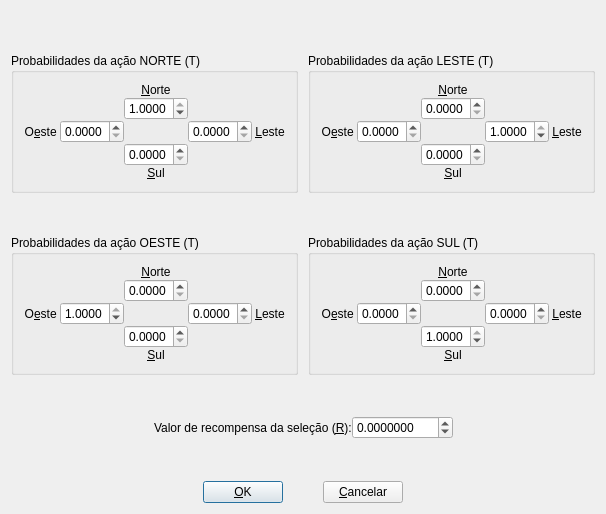
<ui version="4.0" >
 <class>frmOpcoesSelecao</class>
 <widget class="QWidget" name="frmOpcoesSelecao" >
  <property name="geometry" >
   <rect>
    <x>0</x>
    <y>0</y>
    <width>590</width>
    <height>514</height>
   </rect>
  </property>
  <property name="windowTitle" >
   <string>Form</string>
  </property>
  <layout class="QVBoxLayout" >
   <property name="spacing" >
    <number>0</number>
   </property>
   <item>
    <spacer>
     <property name="orientation" >
      <enum>Qt::Vertical</enum>
     </property>
     <property name="sizeType" >
      <enum>QSizePolicy::MinimumExpanding</enum>
     </property>
     <property name="sizeHint" >
      <size>
       <width>0</width>
       <height>0</height>
      </size>
     </property>
    </spacer>
   </item>
   <item>
    <layout class="QHBoxLayout" >
     <property name="spacing" >
      <number>0</number>
     </property>
     <item>
      <spacer>
       <property name="orientation" >
        <enum>Qt::Horizontal</enum>
       </property>
       <property name="sizeType" >
        <enum>QSizePolicy::MinimumExpanding</enum>
       </property>
       <property name="sizeHint" >
        <size>
         <width>0</width>
         <height>0</height>
        </size>
       </property>
      </spacer>
     </item>
     <item>
      <widget class="QGroupBox" name="grpNorte" >
       <property name="title" >
        <string>Probabilidades da ação NORTE (T)</string>
       </property>
       <layout class="QGridLayout" >
        <property name="leftMargin" >
         <number>0</number>
        </property>
        <property name="topMargin" >
         <number>0</number>
        </property>
        <property name="rightMargin" >
         <number>0</number>
        </property>
        <property name="bottomMargin" >
         <number>0</number>
        </property>
        <property name="horizontalSpacing" >
         <number>0</number>
        </property>
        <property name="verticalSpacing" >
         <number>0</number>
        </property>
        <item row="0" column="1" >
         <layout class="QVBoxLayout" >
          <property name="spacing" >
           <number>0</number>
          </property>
          <property name="topMargin" >
           <number>10</number>
          </property>
          <item>
           <widget class="QLabel" name="lblNorteNorte" >
            <property name="toolTip" >
             <string>Probabilidade de o agente ir para o norte ao disparar a ação NORTE.</string>
            </property>
            <property name="text" >
             <string>&amp;Norte</string>
            </property>
            <property name="alignment" >
             <set>Qt::AlignBottom|Qt::AlignHCenter</set>
            </property>
            <property name="buddy" >
             <cstring>dspbNorteNorte</cstring>
            </property>
           </widget>
          </item>
          <item>
           <widget class="QDoubleSpinBox" name="dspbNorteNorte" >
            <property name="toolTip" >
             <string>Probabilidade de o agente ir para o norte ao disparar a ação NORTE.</string>
            </property>
            <property name="decimals" >
             <number>4</number>
            </property>
            <property name="maximum" >
             <double>1.000000000000000</double>
            </property>
            <property name="singleStep" >
             <double>0.010000000000000</double>
            </property>
            <property name="value" >
             <double>1.000000000000000</double>
            </property>
           </widget>
          </item>
         </layout>
        </item>
        <item row="1" column="0" >
         <layout class="QHBoxLayout" >
          <property name="spacing" >
           <number>0</number>
          </property>
          <property name="leftMargin" >
           <number>10</number>
          </property>
          <item>
           <widget class="QLabel" name="lblNorteOeste" >
            <property name="toolTip" >
             <string>Probabilidade de o agente ir para o oeste ao disparar a ação NORTE.</string>
            </property>
            <property name="text" >
             <string>O&amp;este </string>
            </property>
            <property name="alignment" >
             <set>Qt::AlignRight|Qt::AlignTrailing|Qt::AlignVCenter</set>
            </property>
            <property name="buddy" >
             <cstring>dspbNorteOeste</cstring>
            </property>
           </widget>
          </item>
          <item>
           <widget class="QDoubleSpinBox" name="dspbNorteOeste" >
            <property name="toolTip" >
             <string>Probabilidade de o agente ir para o oeste ao disparar a ação NORTE.</string>
            </property>
            <property name="decimals" >
             <number>4</number>
            </property>
            <property name="maximum" >
             <double>1.000000000000000</double>
            </property>
            <property name="singleStep" >
             <double>0.010000000000000</double>
            </property>
            <property name="value" >
             <double>0.000000000000000</double>
            </property>
           </widget>
          </item>
         </layout>
        </item>
        <item row="1" column="1" >
         <widget class="QLabel" name="lblFiguraNorte" >
          <property name="text" >
           <string/>
          </property>
          <property name="pixmap" >
           <pixmap resource="agente_g.qrc" >:/seta-cima.png</pixmap>
          </property>
          <property name="alignment" >
           <set>Qt::AlignCenter</set>
          </property>
         </widget>
        </item>
        <item row="1" column="2" >
         <layout class="QHBoxLayout" >
          <property name="spacing" >
           <number>0</number>
          </property>
          <property name="rightMargin" >
           <number>10</number>
          </property>
          <item>
           <widget class="QDoubleSpinBox" name="dspbNorteLeste" >
            <property name="toolTip" >
             <string>Probabilidade de o agente ir para o leste ao disparar a ação NORTE.</string>
            </property>
            <property name="decimals" >
             <number>4</number>
            </property>
            <property name="maximum" >
             <double>1.000000000000000</double>
            </property>
            <property name="singleStep" >
             <double>0.010000000000000</double>
            </property>
            <property name="value" >
             <double>0.000000000000000</double>
            </property>
           </widget>
          </item>
          <item>
           <widget class="QLabel" name="lblNorteLeste" >
            <property name="toolTip" >
             <string>Probabilidade de o agente ir para o leste ao disparar a ação NORTE.</string>
            </property>
            <property name="text" >
             <string> &amp;Leste</string>
            </property>
            <property name="buddy" >
             <cstring>dspbNorteLeste</cstring>
            </property>
           </widget>
          </item>
         </layout>
        </item>
        <item row="2" column="1" >
         <layout class="QVBoxLayout" >
          <property name="spacing" >
           <number>0</number>
          </property>
          <property name="bottomMargin" >
           <number>10</number>
          </property>
          <item>
           <widget class="QDoubleSpinBox" name="dspbNorteSul" >
            <property name="toolTip" >
             <string>Probabilidade de o agente ir para o sul ao disparar a ação NORTE.</string>
            </property>
            <property name="decimals" >
             <number>4</number>
            </property>
            <property name="maximum" >
             <double>1.000000000000000</double>
            </property>
            <property name="singleStep" >
             <double>0.010000000000000</double>
            </property>
            <property name="value" >
             <double>0.000000000000000</double>
            </property>
           </widget>
          </item>
          <item>
           <widget class="QLabel" name="lblNorteSul" >
            <property name="toolTip" >
             <string>Probabilidade de o agente ir para o sul ao disparar a ação NORTE.</string>
            </property>
            <property name="text" >
             <string>&amp;Sul</string>
            </property>
            <property name="alignment" >
             <set>Qt::AlignHCenter|Qt::AlignTop</set>
            </property>
            <property name="buddy" >
             <cstring>dspbNorteSul</cstring>
            </property>
           </widget>
          </item>
         </layout>
        </item>
       </layout>
      </widget>
     </item>
     <item>
      <spacer>
       <property name="orientation" >
        <enum>Qt::Horizontal</enum>
       </property>
       <property name="sizeType" >
        <enum>QSizePolicy::MinimumExpanding</enum>
       </property>
       <property name="sizeHint" >
        <size>
         <width>10</width>
         <height>10</height>
        </size>
       </property>
      </spacer>
     </item>
     <item>
      <widget class="QGroupBox" name="grpLeste" >
       <property name="title" >
        <string>Probabilidades da ação LESTE (T)</string>
       </property>
       <layout class="QGridLayout" >
        <property name="leftMargin" >
         <number>0</number>
        </property>
        <property name="topMargin" >
         <number>0</number>
        </property>
        <property name="rightMargin" >
         <number>0</number>
        </property>
        <property name="bottomMargin" >
         <number>0</number>
        </property>
        <property name="horizontalSpacing" >
         <number>0</number>
        </property>
        <property name="verticalSpacing" >
         <number>0</number>
        </property>
        <item row="0" column="1" >
         <layout class="QVBoxLayout" >
          <property name="spacing" >
           <number>0</number>
          </property>
          <property name="topMargin" >
           <number>10</number>
          </property>
          <item>
           <widget class="QLabel" name="lblLesteNorte" >
            <property name="toolTip" >
             <string>Probabilidade de o agente ir para o norte ao disparar a ação LESTE.</string>
            </property>
            <property name="text" >
             <string>&amp;Norte</string>
            </property>
            <property name="alignment" >
             <set>Qt::AlignBottom|Qt::AlignHCenter</set>
            </property>
            <property name="buddy" >
             <cstring>dspbLesteNorte</cstring>
            </property>
           </widget>
          </item>
          <item>
           <widget class="QDoubleSpinBox" name="dspbLesteNorte" >
            <property name="toolTip" >
             <string>Probabilidade de o agente ir para o norte ao disparar a ação LESTE.</string>
            </property>
            <property name="decimals" >
             <number>4</number>
            </property>
            <property name="maximum" >
             <double>1.000000000000000</double>
            </property>
            <property name="singleStep" >
             <double>0.010000000000000</double>
            </property>
            <property name="value" >
             <double>0.000000000000000</double>
            </property>
           </widget>
          </item>
         </layout>
        </item>
        <item row="1" column="0" >
         <layout class="QHBoxLayout" >
          <property name="spacing" >
           <number>0</number>
          </property>
          <property name="leftMargin" >
           <number>10</number>
          </property>
          <item>
           <widget class="QLabel" name="lblLesteOeste" >
            <property name="toolTip" >
             <string>Probabilidade de o agente ir para o oeste ao disparar a ação LESTE.</string>
            </property>
            <property name="text" >
             <string>O&amp;este </string>
            </property>
            <property name="alignment" >
             <set>Qt::AlignRight|Qt::AlignTrailing|Qt::AlignVCenter</set>
            </property>
            <property name="buddy" >
             <cstring>dspbLesteOeste</cstring>
            </property>
           </widget>
          </item>
          <item>
           <widget class="QDoubleSpinBox" name="dspbLesteOeste" >
            <property name="toolTip" >
             <string>Probabilidade de o agente ir para o oeste ao disparar a ação LESTE.</string>
            </property>
            <property name="decimals" >
             <number>4</number>
            </property>
            <property name="maximum" >
             <double>1.000000000000000</double>
            </property>
            <property name="singleStep" >
             <double>0.010000000000000</double>
            </property>
            <property name="value" >
             <double>0.000000000000000</double>
            </property>
           </widget>
          </item>
         </layout>
        </item>
        <item row="1" column="1" >
         <widget class="QLabel" name="lblFiguraLeste" >
          <property name="text" >
           <string/>
          </property>
          <property name="pixmap" >
           <pixmap resource="agente_g.qrc" >:/seta-direita.png</pixmap>
          </property>
          <property name="alignment" >
           <set>Qt::AlignCenter</set>
          </property>
         </widget>
        </item>
        <item row="1" column="2" >
         <layout class="QHBoxLayout" >
          <property name="spacing" >
           <number>0</number>
          </property>
          <property name="rightMargin" >
           <number>10</number>
          </property>
          <item>
           <widget class="QDoubleSpinBox" name="dspbLesteLeste" >
            <property name="toolTip" >
             <string>Probabilidade de o agente ir para o leste ao disparar a ação LESTE.</string>
            </property>
            <property name="decimals" >
             <number>4</number>
            </property>
            <property name="maximum" >
             <double>1.000000000000000</double>
            </property>
            <property name="singleStep" >
             <double>0.010000000000000</double>
            </property>
            <property name="value" >
             <double>1.000000000000000</double>
            </property>
           </widget>
          </item>
          <item>
           <widget class="QLabel" name="lblLesteLeste" >
            <property name="toolTip" >
             <string>Probabilidade de o agente ir para o leste ao disparar a ação LESTE.</string>
            </property>
            <property name="text" >
             <string> &amp;Leste</string>
            </property>
            <property name="buddy" >
             <cstring>dspbLesteLeste</cstring>
            </property>
           </widget>
          </item>
         </layout>
        </item>
        <item row="2" column="1" >
         <layout class="QVBoxLayout" >
          <property name="spacing" >
           <number>0</number>
          </property>
          <property name="bottomMargin" >
           <number>10</number>
          </property>
          <item>
           <widget class="QDoubleSpinBox" name="dspbLesteSul" >
            <property name="toolTip" >
             <string>Probabilidade de o agente ir para o sul ao disparar a ação LESTE.</string>
            </property>
            <property name="decimals" >
             <number>4</number>
            </property>
            <property name="maximum" >
             <double>1.000000000000000</double>
            </property>
            <property name="singleStep" >
             <double>0.010000000000000</double>
            </property>
            <property name="value" >
             <double>0.000000000000000</double>
            </property>
           </widget>
          </item>
          <item>
           <widget class="QLabel" name="lblLesteSul" >
            <property name="toolTip" >
             <string>Probabilidade de o agente ir para o sul ao disparar a ação LESTE.</string>
            </property>
            <property name="text" >
             <string>&amp;Sul</string>
            </property>
            <property name="alignment" >
             <set>Qt::AlignHCenter|Qt::AlignTop</set>
            </property>
            <property name="buddy" >
             <cstring>dspbLesteSul</cstring>
            </property>
           </widget>
          </item>
         </layout>
        </item>
       </layout>
      </widget>
     </item>
     <item>
      <spacer>
       <property name="orientation" >
        <enum>Qt::Horizontal</enum>
       </property>
       <property name="sizeType" >
        <enum>QSizePolicy::MinimumExpanding</enum>
       </property>
       <property name="sizeHint" >
        <size>
         <width>0</width>
         <height>0</height>
        </size>
       </property>
      </spacer>
     </item>
    </layout>
   </item>
   <item>
    <spacer>
     <property name="orientation" >
      <enum>Qt::Vertical</enum>
     </property>
     <property name="sizeType" >
      <enum>QSizePolicy::MinimumExpanding</enum>
     </property>
     <property name="sizeHint" >
      <size>
       <width>0</width>
       <height>0</height>
      </size>
     </property>
    </spacer>
   </item>
   <item>
    <layout class="QHBoxLayout" >
     <property name="spacing" >
      <number>0</number>
     </property>
     <item>
      <spacer>
       <property name="orientation" >
        <enum>Qt::Horizontal</enum>
       </property>
       <property name="sizeType" >
        <enum>QSizePolicy::MinimumExpanding</enum>
       </property>
       <property name="sizeHint" >
        <size>
         <width>0</width>
         <height>0</height>
        </size>
       </property>
      </spacer>
     </item>
     <item>
      <widget class="QGroupBox" name="grpOeste" >
       <property name="title" >
        <string>Probabilidades da ação OESTE (T)</string>
       </property>
       <layout class="QGridLayout" >
        <property name="leftMargin" >
         <number>0</number>
        </property>
        <property name="topMargin" >
         <number>0</number>
        </property>
        <property name="rightMargin" >
         <number>0</number>
        </property>
        <property name="bottomMargin" >
         <number>0</number>
        </property>
        <property name="horizontalSpacing" >
         <number>0</number>
        </property>
        <property name="verticalSpacing" >
         <number>0</number>
        </property>
        <item row="0" column="1" >
         <layout class="QVBoxLayout" >
          <property name="spacing" >
           <number>0</number>
          </property>
          <property name="topMargin" >
           <number>10</number>
          </property>
          <item>
           <widget class="QLabel" name="lblOesteNorte" >
            <property name="toolTip" >
             <string>Probabilidade de o agente ir para o norte ao disparar a ação OESTE.</string>
            </property>
            <property name="text" >
             <string>&amp;Norte</string>
            </property>
            <property name="alignment" >
             <set>Qt::AlignBottom|Qt::AlignHCenter</set>
            </property>
            <property name="buddy" >
             <cstring>dspbOesteNorte</cstring>
            </property>
           </widget>
          </item>
          <item>
           <widget class="QDoubleSpinBox" name="dspbOesteNorte" >
            <property name="toolTip" >
             <string>Probabilidade de o agente ir para o norte ao disparar a ação OESTE.</string>
            </property>
            <property name="decimals" >
             <number>4</number>
            </property>
            <property name="maximum" >
             <double>1.000000000000000</double>
            </property>
            <property name="singleStep" >
             <double>0.010000000000000</double>
            </property>
            <property name="value" >
             <double>0.000000000000000</double>
            </property>
           </widget>
          </item>
         </layout>
        </item>
        <item row="1" column="0" >
         <layout class="QHBoxLayout" >
          <property name="spacing" >
           <number>0</number>
          </property>
          <property name="leftMargin" >
           <number>10</number>
          </property>
          <item>
           <widget class="QLabel" name="lblOesteOeste" >
            <property name="toolTip" >
             <string>Probabilidade de o agente ir para o oeste ao disparar a ação OESTE.</string>
            </property>
            <property name="autoFillBackground" >
             <bool>false</bool>
            </property>
            <property name="text" >
             <string>O&amp;este </string>
            </property>
            <property name="alignment" >
             <set>Qt::AlignRight|Qt::AlignTrailing|Qt::AlignVCenter</set>
            </property>
            <property name="buddy" >
             <cstring>dspbOesteOeste</cstring>
            </property>
           </widget>
          </item>
          <item>
           <widget class="QDoubleSpinBox" name="dspbOesteOeste" >
            <property name="toolTip" >
             <string>Probabilidade de o agente ir para o oeste ao disparar a ação OESTE.</string>
            </property>
            <property name="decimals" >
             <number>4</number>
            </property>
            <property name="maximum" >
             <double>1.000000000000000</double>
            </property>
            <property name="singleStep" >
             <double>0.010000000000000</double>
            </property>
            <property name="value" >
             <double>1.000000000000000</double>
            </property>
           </widget>
          </item>
         </layout>
        </item>
        <item row="1" column="1" >
         <widget class="QLabel" name="lblFiguraOeste" >
          <property name="text" >
           <string/>
          </property>
          <property name="pixmap" >
           <pixmap resource="agente_g.qrc" >:/seta-esquerda.png</pixmap>
          </property>
          <property name="alignment" >
           <set>Qt::AlignCenter</set>
          </property>
         </widget>
        </item>
        <item row="1" column="2" >
         <layout class="QHBoxLayout" >
          <property name="spacing" >
           <number>0</number>
          </property>
          <property name="rightMargin" >
           <number>10</number>
          </property>
          <item>
           <widget class="QDoubleSpinBox" name="dspbOesteLeste" >
            <property name="toolTip" >
             <string>Probabilidade de o agente ir para o leste ao disparar a ação OESTE.</string>
            </property>
            <property name="decimals" >
             <number>4</number>
            </property>
            <property name="maximum" >
             <double>1.000000000000000</double>
            </property>
            <property name="singleStep" >
             <double>0.010000000000000</double>
            </property>
            <property name="value" >
             <double>0.000000000000000</double>
            </property>
           </widget>
          </item>
          <item>
           <widget class="QLabel" name="lblOesteLeste" >
            <property name="toolTip" >
             <string>Probabilidade de o agente ir para o leste ao disparar a ação OESTE.</string>
            </property>
            <property name="text" >
             <string> &amp;Leste</string>
            </property>
            <property name="buddy" >
             <cstring>dspbOesteLeste</cstring>
            </property>
           </widget>
          </item>
         </layout>
        </item>
        <item row="2" column="1" >
         <layout class="QVBoxLayout" >
          <property name="spacing" >
           <number>0</number>
          </property>
          <property name="bottomMargin" >
           <number>10</number>
          </property>
          <item>
           <widget class="QDoubleSpinBox" name="dspbOesteSul" >
            <property name="toolTip" >
             <string>Probabilidade de o agente ir para o sul ao disparar a ação OESTE.</string>
            </property>
            <property name="decimals" >
             <number>4</number>
            </property>
            <property name="maximum" >
             <double>1.000000000000000</double>
            </property>
            <property name="singleStep" >
             <double>0.010000000000000</double>
            </property>
            <property name="value" >
             <double>0.000000000000000</double>
            </property>
           </widget>
          </item>
          <item>
           <widget class="QLabel" name="lblOesteSul" >
            <property name="toolTip" >
             <string>Probabilidade de o agente ir para o sul ao disparar a ação OESTE.</string>
            </property>
            <property name="text" >
             <string>&amp;Sul</string>
            </property>
            <property name="alignment" >
             <set>Qt::AlignHCenter|Qt::AlignTop</set>
            </property>
            <property name="buddy" >
             <cstring>dspbOesteSul</cstring>
            </property>
           </widget>
          </item>
         </layout>
        </item>
       </layout>
      </widget>
     </item>
     <item>
      <spacer>
       <property name="orientation" >
        <enum>Qt::Horizontal</enum>
       </property>
       <property name="sizeType" >
        <enum>QSizePolicy::MinimumExpanding</enum>
       </property>
       <property name="sizeHint" >
        <size>
         <width>10</width>
         <height>10</height>
        </size>
       </property>
      </spacer>
     </item>
     <item>
      <widget class="QGroupBox" name="grpSul" >
       <property name="title" >
        <string>Probabilidades da ação SUL (T)</string>
       </property>
       <layout class="QGridLayout" >
        <property name="leftMargin" >
         <number>0</number>
        </property>
        <property name="topMargin" >
         <number>0</number>
        </property>
        <property name="rightMargin" >
         <number>0</number>
        </property>
        <property name="bottomMargin" >
         <number>0</number>
        </property>
        <property name="horizontalSpacing" >
         <number>0</number>
        </property>
        <property name="verticalSpacing" >
         <number>0</number>
        </property>
        <item row="0" column="1" >
         <layout class="QVBoxLayout" >
          <property name="spacing" >
           <number>0</number>
          </property>
          <property name="topMargin" >
           <number>10</number>
          </property>
          <item>
           <widget class="QLabel" name="lblSulNorte" >
            <property name="toolTip" >
             <string>Probabilidade de o agente ir para o norte ao disparar a ação SUL.</string>
            </property>
            <property name="text" >
             <string>&amp;Norte</string>
            </property>
            <property name="alignment" >
             <set>Qt::AlignBottom|Qt::AlignHCenter</set>
            </property>
            <property name="buddy" >
             <cstring>dspbSulNorte</cstring>
            </property>
           </widget>
          </item>
          <item>
           <widget class="QDoubleSpinBox" name="dspbSulNorte" >
            <property name="toolTip" >
             <string>Probabilidade de o agente ir para o norte ao disparar a ação SUL.</string>
            </property>
            <property name="decimals" >
             <number>4</number>
            </property>
            <property name="maximum" >
             <double>1.000000000000000</double>
            </property>
            <property name="singleStep" >
             <double>0.010000000000000</double>
            </property>
            <property name="value" >
             <double>0.000000000000000</double>
            </property>
           </widget>
          </item>
         </layout>
        </item>
        <item row="1" column="0" >
         <layout class="QHBoxLayout" >
          <property name="spacing" >
           <number>0</number>
          </property>
          <property name="leftMargin" >
           <number>10</number>
          </property>
          <item>
           <widget class="QLabel" name="lblSulOeste" >
            <property name="toolTip" >
             <string>Probabilidade de o agente ir para o oeste ao disparar a ação SUL.</string>
            </property>
            <property name="text" >
             <string>O&amp;este </string>
            </property>
            <property name="alignment" >
             <set>Qt::AlignRight|Qt::AlignTrailing|Qt::AlignVCenter</set>
            </property>
            <property name="buddy" >
             <cstring>dspbSulOeste</cstring>
            </property>
           </widget>
          </item>
          <item>
           <widget class="QDoubleSpinBox" name="dspbSulOeste" >
            <property name="toolTip" >
             <string>Probabilidade de o agente ir para o oeste ao disparar a ação SUL.</string>
            </property>
            <property name="decimals" >
             <number>4</number>
            </property>
            <property name="maximum" >
             <double>1.000000000000000</double>
            </property>
            <property name="singleStep" >
             <double>0.010000000000000</double>
            </property>
            <property name="value" >
             <double>0.000000000000000</double>
            </property>
           </widget>
          </item>
         </layout>
        </item>
        <item row="1" column="1" >
         <widget class="QLabel" name="lblFiguraSul" >
          <property name="text" >
           <string/>
          </property>
          <property name="pixmap" >
           <pixmap resource="agente_g.qrc" >:/seta-baixo.png</pixmap>
          </property>
          <property name="alignment" >
           <set>Qt::AlignCenter</set>
          </property>
         </widget>
        </item>
        <item row="1" column="2" >
         <layout class="QHBoxLayout" >
          <property name="spacing" >
           <number>0</number>
          </property>
          <property name="rightMargin" >
           <number>10</number>
          </property>
          <item>
           <widget class="QDoubleSpinBox" name="dspbSulLeste" >
            <property name="toolTip" >
             <string>Probabilidade de o agente ir para o leste ao disparar a ação SUL.</string>
            </property>
            <property name="decimals" >
             <number>4</number>
            </property>
            <property name="maximum" >
             <double>1.000000000000000</double>
            </property>
            <property name="singleStep" >
             <double>0.010000000000000</double>
            </property>
            <property name="value" >
             <double>0.000000000000000</double>
            </property>
           </widget>
          </item>
          <item>
           <widget class="QLabel" name="lblSulLeste" >
            <property name="toolTip" >
             <string>Probabilidade de o agente ir para o leste ao disparar a ação SUL.</string>
            </property>
            <property name="text" >
             <string> &amp;Leste</string>
            </property>
            <property name="buddy" >
             <cstring>dspbSulLeste</cstring>
            </property>
           </widget>
          </item>
         </layout>
        </item>
        <item row="2" column="1" >
         <layout class="QVBoxLayout" >
          <property name="spacing" >
           <number>0</number>
          </property>
          <property name="bottomMargin" >
           <number>10</number>
          </property>
          <item>
           <widget class="QDoubleSpinBox" name="dspbSulSul" >
            <property name="toolTip" >
             <string>Probabilidade de o agente ir para o sul ao disparar a ação SUL.</string>
            </property>
            <property name="decimals" >
             <number>4</number>
            </property>
            <property name="maximum" >
             <double>1.000000000000000</double>
            </property>
            <property name="singleStep" >
             <double>0.010000000000000</double>
            </property>
            <property name="value" >
             <double>1.000000000000000</double>
            </property>
           </widget>
          </item>
          <item>
           <widget class="QLabel" name="lblSulSul" >
            <property name="toolTip" >
             <string>Probabilidade de o agente ir para o sul ao disparar a ação SUL.</string>
            </property>
            <property name="text" >
             <string>&amp;Sul</string>
            </property>
            <property name="alignment" >
             <set>Qt::AlignHCenter|Qt::AlignTop</set>
            </property>
            <property name="buddy" >
             <cstring>dspbSulSul</cstring>
            </property>
           </widget>
          </item>
         </layout>
        </item>
       </layout>
      </widget>
     </item>
     <item>
      <spacer>
       <property name="orientation" >
        <enum>Qt::Horizontal</enum>
       </property>
       <property name="sizeType" >
        <enum>QSizePolicy::MinimumExpanding</enum>
       </property>
       <property name="sizeHint" >
        <size>
         <width>0</width>
         <height>0</height>
        </size>
       </property>
      </spacer>
     </item>
    </layout>
   </item>
   <item>
    <spacer>
     <property name="orientation" >
      <enum>Qt::Vertical</enum>
     </property>
     <property name="sizeType" >
      <enum>QSizePolicy::MinimumExpanding</enum>
     </property>
     <property name="sizeHint" >
      <size>
       <width>0</width>
       <height>0</height>
      </size>
     </property>
    </spacer>
   </item>
   <item>
    <layout class="QHBoxLayout" >
     <item>
      <spacer>
       <property name="orientation" >
        <enum>Qt::Horizontal</enum>
       </property>
       <property name="sizeType" >
        <enum>QSizePolicy::MinimumExpanding</enum>
       </property>
       <property name="sizeHint" >
        <size>
         <width>0</width>
         <height>0</height>
        </size>
       </property>
      </spacer>
     </item>
     <item>
      <widget class="QLabel" name="lblRecompensa" >
       <property name="toolTip" >
        <string>Valor de recompensa da seleção</string>
       </property>
       <property name="text" >
        <string>Valor de recompensa da seleção (&amp;R):</string>
       </property>
       <property name="buddy" >
        <cstring>dspbRecompensa</cstring>
       </property>
      </widget>
     </item>
     <item>
      <widget class="QDoubleSpinBox" name="dspbRecompensa" >
       <property name="toolTip" >
        <string>Valor de recompensa da seleção</string>
       </property>
       <property name="decimals" >
        <number>7</number>
       </property>
       <property name="minimum" >
        <double>-100.000000000000000</double>
       </property>
       <property name="maximum" >
        <double>100.000000000000000</double>
       </property>
       <property name="singleStep" >
        <double>0.100000000000000</double>
       </property>
      </widget>
     </item>
     <item>
      <spacer>
       <property name="orientation" >
        <enum>Qt::Horizontal</enum>
       </property>
       <property name="sizeType" >
        <enum>QSizePolicy::MinimumExpanding</enum>
       </property>
       <property name="sizeHint" >
        <size>
         <width>0</width>
         <height>0</height>
        </size>
       </property>
      </spacer>
     </item>
    </layout>
   </item>
   <item>
    <spacer>
     <property name="orientation" >
      <enum>Qt::Vertical</enum>
     </property>
     <property name="sizeHint" >
      <size>
       <width>0</width>
       <height>0</height>
      </size>
     </property>
    </spacer>
   </item>
   <item>
    <layout class="QHBoxLayout" >
     <item>
      <spacer>
       <property name="orientation" >
        <enum>Qt::Horizontal</enum>
       </property>
       <property name="sizeType" >
        <enum>QSizePolicy::MinimumExpanding</enum>
       </property>
       <property name="sizeHint" >
        <size>
         <width>0</width>
         <height>0</height>
        </size>
       </property>
      </spacer>
     </item>
     <item>
      <widget class="QPushButton" name="btnOk" >
       <property name="toolTip" >
        <string>Clique para salvar as configurações para a seleção.</string>
       </property>
       <property name="text" >
        <string>&amp;OK</string>
       </property>
       <property name="autoDefault" >
        <bool>true</bool>
       </property>
       <property name="default" >
        <bool>true</bool>
       </property>
      </widget>
     </item>
     <item>
      <spacer>
       <property name="orientation" >
        <enum>Qt::Horizontal</enum>
       </property>
       <property name="sizeType" >
        <enum>QSizePolicy::Fixed</enum>
       </property>
       <property name="sizeHint" >
        <size>
         <width>40</width>
         <height>10</height>
        </size>
       </property>
      </spacer>
     </item>
     <item>
      <widget class="QPushButton" name="btnCancelar" >
       <property name="toolTip" >
        <string>Clique para fechar a janela sem modificar qualquer configuração.</string>
       </property>
       <property name="text" >
        <string>&amp;Cancelar</string>
       </property>
       <property name="autoDefault" >
        <bool>false</bool>
       </property>
       <property name="default" >
        <bool>false</bool>
       </property>
      </widget>
     </item>
     <item>
      <spacer>
       <property name="orientation" >
        <enum>Qt::Horizontal</enum>
       </property>
       <property name="sizeType" >
        <enum>QSizePolicy::MinimumExpanding</enum>
       </property>
       <property name="sizeHint" >
        <size>
         <width>0</width>
         <height>0</height>
        </size>
       </property>
      </spacer>
     </item>
    </layout>
   </item>
  </layout>
 </widget>
 <tabstops>
  <tabstop>dspbNorteNorte</tabstop>
  <tabstop>dspbNorteOeste</tabstop>
  <tabstop>dspbNorteLeste</tabstop>
  <tabstop>dspbNorteSul</tabstop>
  <tabstop>dspbLesteNorte</tabstop>
  <tabstop>dspbLesteOeste</tabstop>
  <tabstop>dspbLesteLeste</tabstop>
  <tabstop>dspbLesteSul</tabstop>
  <tabstop>dspbOesteNorte</tabstop>
  <tabstop>dspbOesteOeste</tabstop>
  <tabstop>dspbOesteLeste</tabstop>
  <tabstop>dspbOesteSul</tabstop>
  <tabstop>dspbSulNorte</tabstop>
  <tabstop>dspbSulOeste</tabstop>
  <tabstop>dspbSulLeste</tabstop>
  <tabstop>dspbSulSul</tabstop>
  <tabstop>dspbRecompensa</tabstop>
  <tabstop>btnOk</tabstop>
  <tabstop>btnCancelar</tabstop>
 </tabstops>
 <resources>
  <include location="agente_g.qrc" />
 </resources>
 <connections>
  <connection>
   <sender>btnCancelar</sender>
   <signal>clicked()</signal>
   <receiver>frmOpcoesSelecao</receiver>
   <slot>close()</slot>
   <hints>
    <hint type="sourcelabel" >
     <x>326</x>
     <y>326</y>
    </hint>
    <hint type="destinationlabel" >
     <x>354</x>
     <y>396</y>
    </hint>
   </hints>
  </connection>
 </connections>
</ui>
